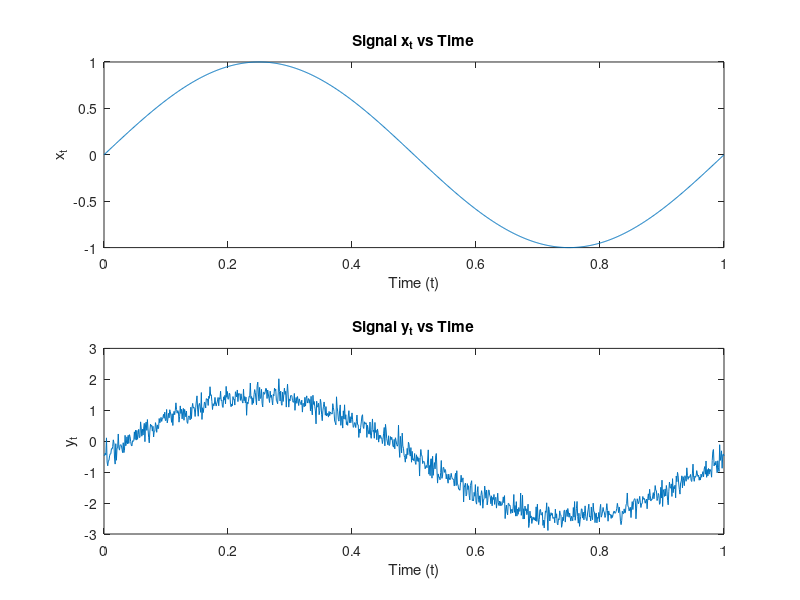
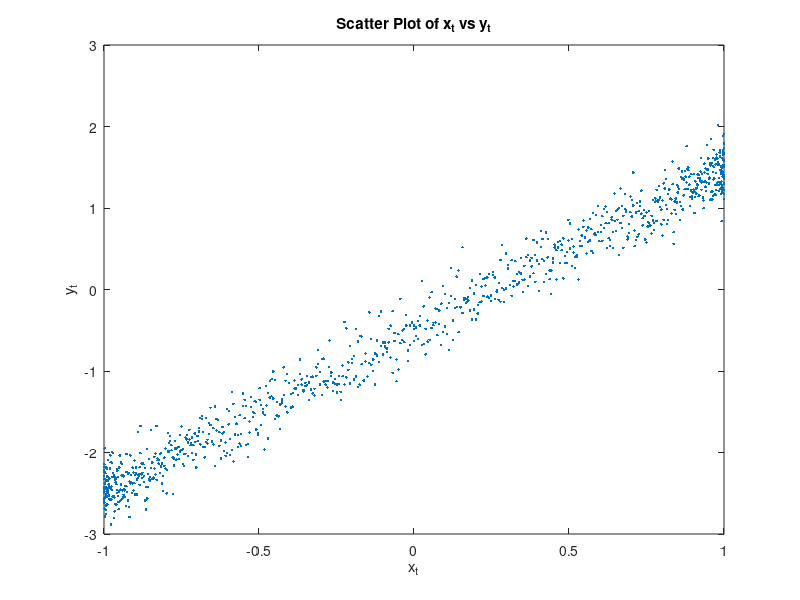
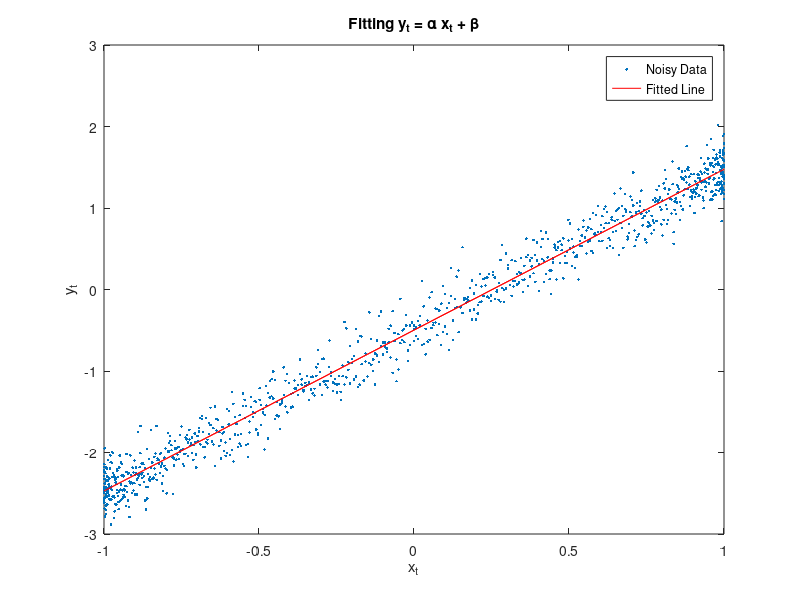

Here is the MATLAB script that generated these plots, in order:
clc;
clear;
close all;

% Load the .mat file
data = load('p2.mat'); 

% Display the variable names in the loaded structure
disp(fieldnames(data));

% Extract the signals x_t and y_t from the data
x_t = data.x;
y_t = data.y;
t = data.t;

% Plot x_t and y_t versus time
figure;
subplot(2,1,1); % Create a subplot for the first signal
plot(t, x_t);
xlabel('Time (t)');
ylabel('x_t');
title('Signal x_t vs Time');

subplot(2,1,2); % Create a subplot for the second signal
plot(t, y_t);
xlabel('Time (t)');
ylabel('y_t');
title('Signal y_t vs Time');

% Create a scatter plot of x_t versus y_t
figure;
plot(x_t, y_t, '.');
xlabel('x_t');
ylabel('y_t');
title('Scatter Plot of x_t vs y_t');

% Define the objective function to minimize
objective = @(params) sum((y_t - (params(1) * x_t + params(2))).^2);

% Initial guesses for alpha and beta
initial_guess = [1, 1]; % [alpha, beta]

% Use fminsearch to minimize the objective function
params_opt = fminsearch(objective, initial_guess);

% Extract the optimized alpha and beta
alpha_opt = params_opt(1);
beta_opt = params_opt(2);

% Display the results
fprintf('Optimized alpha: %.4f\n', alpha_opt);
fprintf('Optimized beta: %.4f\n', beta_opt);

% Plot the fit
figure;
plot(x_t, y_t, '.', 'DisplayName', 'Noisy Data');
hold on;
plot(x_t, alpha_opt * x_t + beta_opt, 'r-', 'DisplayName', 'Fitted Line');
xlabel('x_t');
ylabel('y_t');
title('Fitting y_t = \alpha x_t + \beta');
legend;
hold off;


